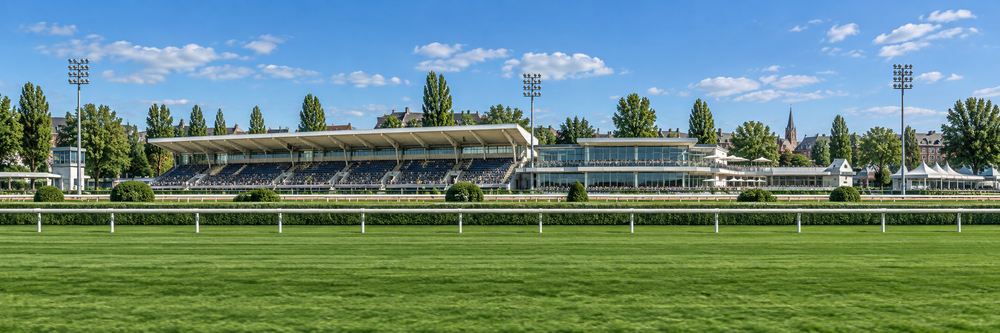
#> input picture assets-src/croise-panorama-loop.png, 1000 x 333 px, shrunk from 2172 x 724 before the run
$ python village_grade.py ../../assets-src/croise-panorama-loop.png ../../assets-src/croise-track-pov.png
#> lines starting #> are read from the running program, lines starting #| are printed output that depends on the picture
"""Photographic grade for the village painting: calmer saturation, filmic contrast, split toning, aerial perspective, subtle clarity."""
import numpy as np, cv2, sys
from PIL import Image
src = sys.argv[1]; dst = sys.argv[2]
im = np.array(Image.open(src).convert('RGB')).astype(np.float32) / 255
H, W = im.shape[:2]
#> H = 333; W = 1000
lin = im ** 2.2
# 1) saturation: calm the over-saturated greens/yellows most
hsv = cv2.cvtColor(im, cv2.COLOR_RGB2HSV)  # H 0-360, S 0-1, V 0-1
#> hsv: shape (333, 1000, 3) float32; mean H, S, V 136, 0.5, 0.6
h, s, v = hsv[..., 0], hsv[..., 1], hsv[..., 2]
green = np.exp(-((h - 95) / 40) ** 2)
s = s * (1 - 0.16 * green - 0.03)
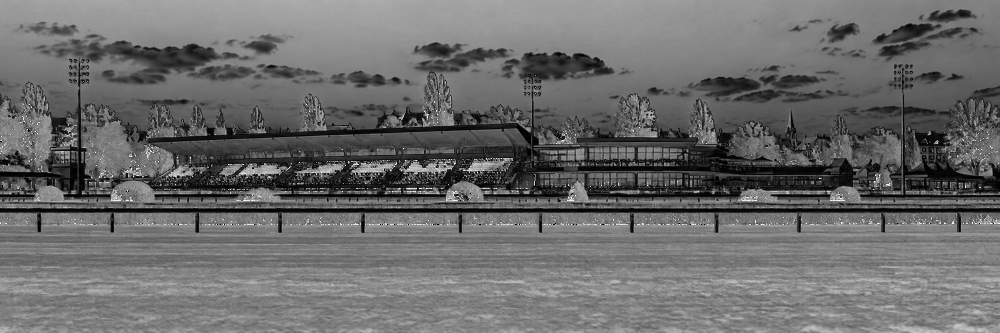
#> s: shape (333, 1000) float32; min 0, max 0.97, mean 0.422
hsv = np.dstack([h, s, v]); im = cv2.cvtColor(hsv, cv2.COLOR_HSV2RGB)
#> after `hsv = np.dstack([h, s, v])`:
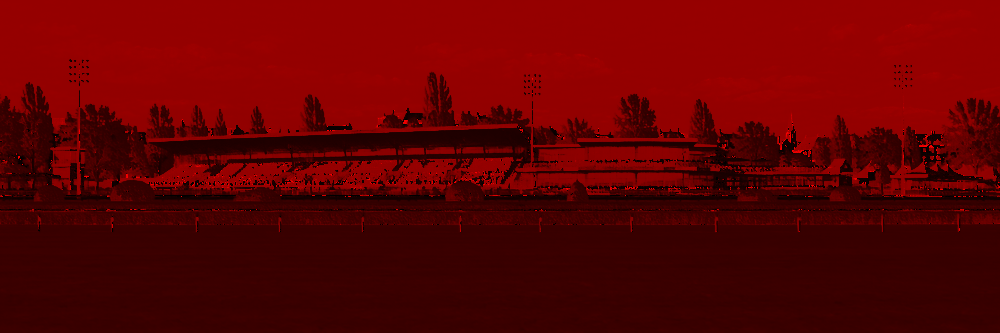
#> hsv: shape (333, 1000, 3) float32; mean of channels 0, 1, 2 136, 0.4, 0.6; drawn with min black and max white
# 2) clarity (local contrast) — large-radius unsharp on luminance
L = im @ np.array([.2126, .7152, .0722], np.float32)
blur = cv2.GaussianBlur(L, (0, 0), 18)
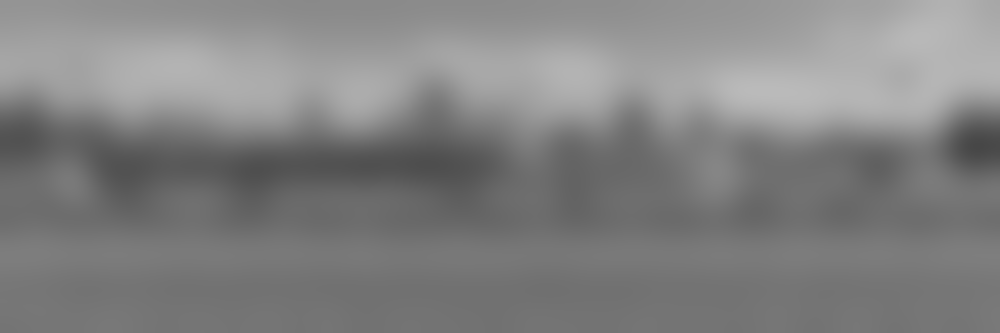
#> blur: shape (333, 1000) float32; min 0.28, max 0.732, mean 0.51
im = np.clip(im + (L - blur)[..., None] * 0.35, 0, 1)
# 3) filmic S-curve
im = np.clip(im, 0, 1); im = im * im * (3 - 2 * im) * 0.35 + im * 0.65
# 4) split toning: warm highlights, cool-teal shadows
L = im @ np.array([.2126, .7152, .0722], np.float32)
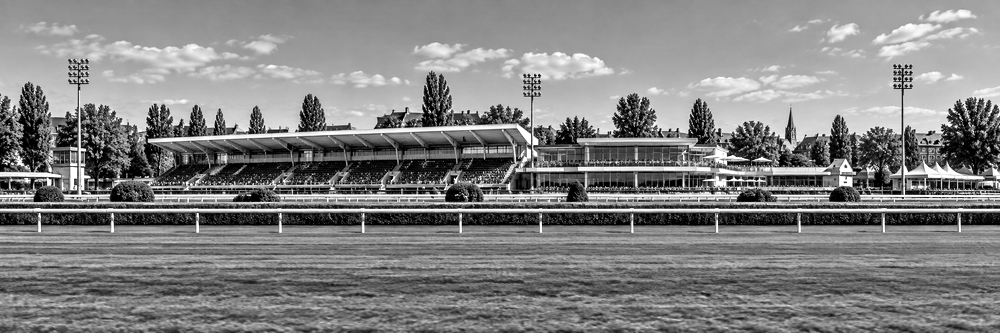
#> L: shape (333, 1000) float32; min 0, max 1, mean 0.512
hi = np.clip((L - .45) / .5, 0, 1)[..., None]; lo = np.clip((.4 - L) / .4, 0, 1)[..., None]
#> after `hi = np.clip((L - 0.45) / 0.5, 0, 1)[..., None]`:
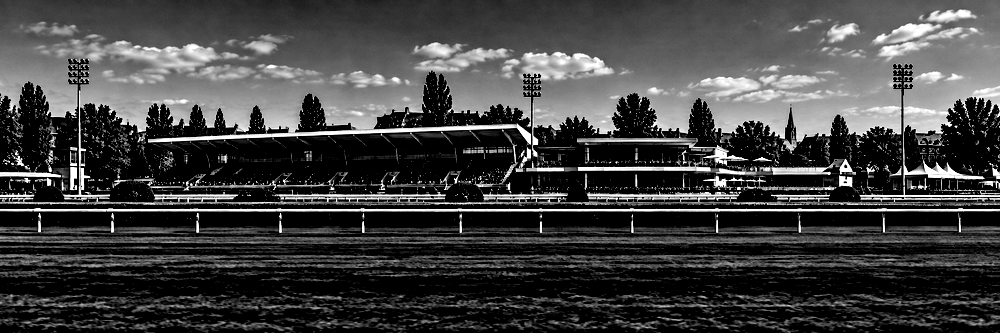
#> hi: shape (333, 1000, 1) float32; min 0, max 1, mean 0.258
#> after `lo = np.clip((0.4 - L) / 0.4, 0, 1)[..., None]`:
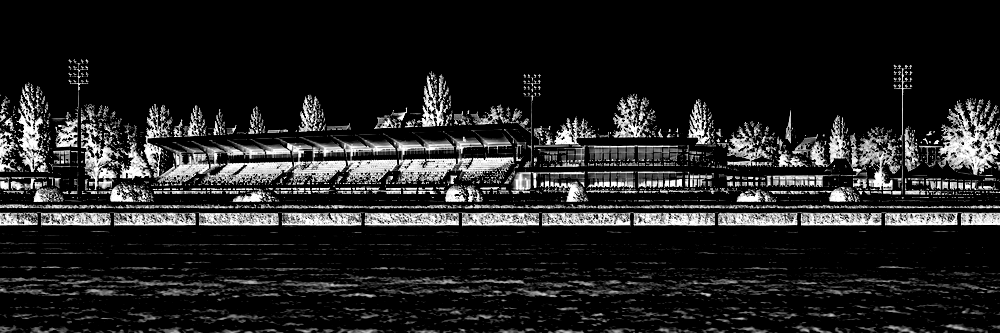
#> lo: shape (333, 1000, 1) float32; min 0, max 1, mean 0.13
im = im * (1 + hi * np.array([.05, .015, -.05])) * (1 + lo * np.array([-.05, .0, .05]))
# 5) aerial perspective: the far (top) edge of the estate recedes into haze
y = np.linspace(0, 1, H)[:, None, None]
#> y = 333 values from 0 to 1
haze = np.clip((0.34 - y) / 0.34, 0, 1) ** 1.5 * 0.22
im = im * (1 - haze) + np.array([.78, .85, .88]) * haze
# 6) very soft sun bloom from the top-left
yy, xx = np.mgrid[0:H, 0:W].astype(np.float32)
d = np.sqrt(((xx / W) - 0.05) ** 2 + ((yy / H) + 0.1) ** 2)
glow = np.clip(1 - d / 0.9, 0, 1) ** 2 * 0.08
im = im + glow[..., None] * np.array([1., .9, .7])
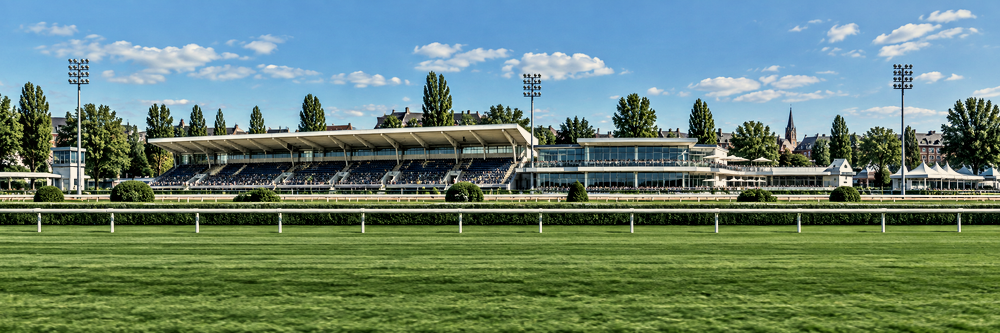
#> im: shape (333, 1000, 3) float64; mean R, G, B 0.444, 0.556, 0.491; drawn with min black and max white
Image.fromarray((np.clip(im, 0, 1) * 255 + .5).astype(np.uint8)).save(dst)
